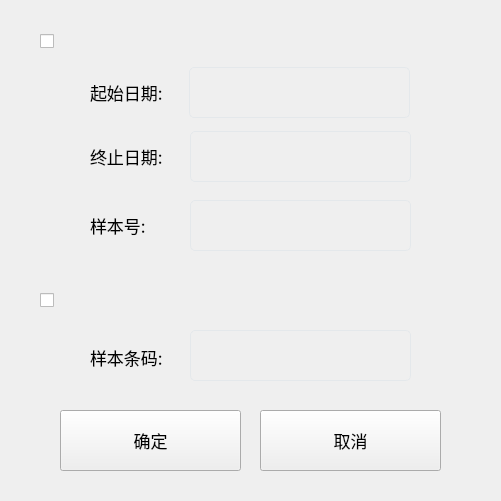
<?xml version="1.0" encoding="utf-8"?>
<ui version="4.0">
  <class>MaskDlgQueryReport</class>
  <widget class="QDialog" name="MaskDlgQueryReport">
    <property name="geometry">
      <rect>
        <x>0</x>
        <y>0</y>
        <width>501</width>
        <height>501</height>
      </rect>
    </property>
    <property name="styleSheet">
      <string notr="true">QFrame#frame{background:#FFFFFF;border-radius:11px;}
</string>
    </property>
    <widget class="QPushButton" name="btnSave">
      <property name="geometry">
        <rect>
          <x>60</x>
          <y>410</y>
          <width>181</width>
          <height>61</height>
        </rect>
      </property>
      <property name="font">
        <font>
          <family>Noto Sans CJK SC</family>
          <pointsize>13</pointsize>
          <weight>50</weight>
          <bold>false</bold>
          <stylestrategy>PreferDefault</stylestrategy>
        </font>
      </property>
      <property name="focusPolicy">
        <enum>Qt::NoFocus</enum>
      </property>
      <property name="styleSheet">
        <string notr="true"></string>
      </property>
      <property name="text">
        <string>确定</string>
      </property>
      <property name="iconSize">
        <size>
          <width>37</width>
          <height>32</height>
        </size>
      </property>
      <property name="checkable">
        <bool>false</bool>
      </property>
      <property name="checked">
        <bool>false</bool>
      </property>
      <property name="autoExclusive">
        <bool>false</bool>
      </property>
    </widget>
    <widget class="QPushButton" name="btnCancel">
      <property name="geometry">
        <rect>
          <x>260</x>
          <y>410</y>
          <width>181</width>
          <height>61</height>
        </rect>
      </property>
      <property name="font">
        <font>
          <family>Noto Sans CJK SC</family>
          <pointsize>13</pointsize>
          <weight>50</weight>
          <bold>false</bold>
          <stylestrategy>PreferDefault</stylestrategy>
        </font>
      </property>
      <property name="focusPolicy">
        <enum>Qt::NoFocus</enum>
      </property>
      <property name="styleSheet">
        <string notr="true"></string>
      </property>
      <property name="text">
        <string>取消</string>
      </property>
      <property name="iconSize">
        <size>
          <width>37</width>
          <height>32</height>
        </size>
      </property>
      <property name="checkable">
        <bool>false</bool>
      </property>
      <property name="checked">
        <bool>false</bool>
      </property>
      <property name="autoExclusive">
        <bool>false</bool>
      </property>
    </widget>
    <widget class="QPushButton" name="btnCalendarEnd">
      <property name="geometry">
        <rect>
          <x>419</x>
          <y>130</y>
          <width>51</width>
          <height>51</height>
        </rect>
      </property>
      <property name="focusPolicy">
        <enum>Qt::NoFocus</enum>
      </property>
      <property name="styleSheet">
        <string notr="true"></string>
      </property>
      <property name="text">
        <string></string>
      </property>
      <property name="iconSize">
        <size>
          <width>26</width>
          <height>26</height>
        </size>
      </property>
      <property name="flat">
        <bool>true</bool>
      </property>
    </widget>
    <widget class="QLabel" name="label_4">
      <property name="geometry">
        <rect>
          <x>90</x>
          <y>141</y>
          <width>101</width>
          <height>31</height>
        </rect>
      </property>
      <property name="font">
        <font>
          <family>Noto Sans CJK SC</family>
          <pointsize>13</pointsize>
        </font>
      </property>
      <property name="text">
        <string>终止日期:</string>
      </property>
    </widget>
    <widget class="QLineEdit" name="ldtEndDate">
      <property name="geometry">
        <rect>
          <x>190</x>
          <y>131</y>
          <width>221</width>
          <height>51</height>
        </rect>
      </property>
      <property name="font">
        <font>
          <family>Noto Sans CJK SC</family>
          <pointsize>-1</pointsize>
          <weight>50</weight>
          <italic>false</italic>
          <bold>false</bold>
        </font>
      </property>
      <property name="focusPolicy">
        <enum>Qt::ClickFocus</enum>
      </property>
      <property name="styleSheet">
        <string notr="true">border:1px solid #E4E8EB;border-radius:5px;padding:2px 4px;background-color: transparent;color:#444444;
font:18px "Noto Sans CJK SC";</string>
      </property>
      <property name="text">
        <string></string>
      </property>
      <property name="alignment">
        <set>Qt::AlignCenter</set>
      </property>
      <property name="readOnly">
        <bool>true</bool>
      </property>
    </widget>
    <widget class="QPushButton" name="btnClose">
      <property name="geometry">
        <rect>
          <x>460</x>
          <y>0</y>
          <width>41</width>
          <height>41</height>
        </rect>
      </property>
      <property name="focusPolicy">
        <enum>Qt::NoFocus</enum>
      </property>
      <property name="text">
        <string></string>
      </property>
      <property name="iconSize">
        <size>
          <width>13</width>
          <height>13</height>
        </size>
      </property>
      <property name="flat">
        <bool>true</bool>
      </property>
    </widget>
    <widget class="QPushButton" name="btnCalendarStart">
      <property name="geometry">
        <rect>
          <x>420</x>
          <y>65</y>
          <width>51</width>
          <height>51</height>
        </rect>
      </property>
      <property name="focusPolicy">
        <enum>Qt::NoFocus</enum>
      </property>
      <property name="styleSheet">
        <string notr="true"></string>
      </property>
      <property name="text">
        <string></string>
      </property>
      <property name="iconSize">
        <size>
          <width>26</width>
          <height>26</height>
        </size>
      </property>
      <property name="flat">
        <bool>true</bool>
      </property>
    </widget>
    <widget class="QLabel" name="label_5">
      <property name="geometry">
        <rect>
          <x>90</x>
          <y>77</y>
          <width>101</width>
          <height>31</height>
        </rect>
      </property>
      <property name="font">
        <font>
          <family>Noto Sans CJK SC</family>
          <pointsize>13</pointsize>
        </font>
      </property>
      <property name="text">
        <string>起始日期:</string>
      </property>
    </widget>
    <widget class="QLineEdit" name="ldtStartDate">
      <property name="geometry">
        <rect>
          <x>189</x>
          <y>67</y>
          <width>221</width>
          <height>51</height>
        </rect>
      </property>
      <property name="font">
        <font>
          <family>Noto Sans CJK SC</family>
          <pointsize>-1</pointsize>
          <weight>50</weight>
          <italic>false</italic>
          <bold>false</bold>
        </font>
      </property>
      <property name="focusPolicy">
        <enum>Qt::ClickFocus</enum>
      </property>
      <property name="styleSheet">
        <string notr="true">border:1px solid #E4E8EB;border-radius:5px;padding:2px 4px;background-color: transparent;color:#444444;
font:18px "Noto Sans CJK SC";</string>
      </property>
      <property name="text">
        <string></string>
      </property>
      <property name="alignment">
        <set>Qt::AlignCenter</set>
      </property>
      <property name="readOnly">
        <bool>true</bool>
      </property>
    </widget>
    <widget class="QCheckBox" name="ckxByDate" native="true">
      <property name="geometry">
        <rect>
          <x>40</x>
          <y>21</y>
          <width>201</width>
          <height>41</height>
        </rect>
      </property>
      <property name="font">
        <font>
          <family>Noto Sans CJK SC</family>
          <pointsize>13</pointsize>
        </font>
      </property>
    </widget>
    <widget class="QLineEdit" name="ldtSampleCode">
      <property name="geometry">
        <rect>
          <x>190</x>
          <y>330</y>
          <width>221</width>
          <height>51</height>
        </rect>
      </property>
      <property name="font">
        <font>
          <family>Noto Sans CJK SC</family>
          <pointsize>-1</pointsize>
          <weight>50</weight>
          <italic>false</italic>
          <bold>false</bold>
        </font>
      </property>
      <property name="focusPolicy">
        <enum>Qt::ClickFocus</enum>
      </property>
      <property name="styleSheet">
        <string notr="true">border:1px solid #E4E8EB;border-radius:5px;padding:2px 4px;background-color: transparent;color:#444444;
font:18px "Noto Sans CJK SC";</string>
      </property>
      <property name="text">
        <string></string>
      </property>
      <property name="alignment">
        <set>Qt::AlignCenter</set>
      </property>
      <property name="readOnly">
        <bool>false</bool>
      </property>
    </widget>
    <widget class="QLabel" name="label_6">
      <property name="geometry">
        <rect>
          <x>90</x>
          <y>347</y>
          <width>101</width>
          <height>21</height>
        </rect>
      </property>
      <property name="font">
        <font>
          <family>Noto Sans CJK SC</family>
          <pointsize>13</pointsize>
        </font>
      </property>
      <property name="text">
        <string>样本条码:</string>
      </property>
    </widget>
    <widget class="QCheckBox" name="ckxBySampleCode" native="true">
      <property name="geometry">
        <rect>
          <x>40</x>
          <y>280</y>
          <width>251</width>
          <height>41</height>
        </rect>
      </property>
      <property name="font">
        <font>
          <family>Noto Sans CJK SC</family>
          <pointsize>13</pointsize>
        </font>
      </property>
    </widget>
    <widget class="QPushButton" name="btnEditBatch">
      <property name="geometry">
        <rect>
          <x>420</x>
          <y>329</y>
          <width>51</width>
          <height>51</height>
        </rect>
      </property>
      <property name="focusPolicy">
        <enum>Qt::NoFocus</enum>
      </property>
      <property name="styleSheet">
        <string notr="true"></string>
      </property>
      <property name="text">
        <string></string>
      </property>
      <property name="iconSize">
        <size>
          <width>26</width>
          <height>26</height>
        </size>
      </property>
      <property name="flat">
        <bool>true</bool>
      </property>
    </widget>
    <widget class="QLabel" name="label_7">
      <property name="geometry">
        <rect>
          <x>90</x>
          <y>210</y>
          <width>81</width>
          <height>31</height>
        </rect>
      </property>
      <property name="font">
        <font>
          <family>Noto Sans CJK SC</family>
          <pointsize>13</pointsize>
        </font>
      </property>
      <property name="text">
        <string>样本号:</string>
      </property>
    </widget>
    <widget class="QLineEdit" name="ldtSampleID">
      <property name="geometry">
        <rect>
          <x>190</x>
          <y>200</y>
          <width>221</width>
          <height>51</height>
        </rect>
      </property>
      <property name="font">
        <font>
          <family>Noto Sans CJK SC</family>
          <pointsize>-1</pointsize>
          <weight>50</weight>
          <italic>false</italic>
          <bold>false</bold>
        </font>
      </property>
      <property name="focusPolicy">
        <enum>Qt::ClickFocus</enum>
      </property>
      <property name="styleSheet">
        <string notr="true">border:1px solid #E4E8EB;border-radius:5px;padding:2px 4px;background-color: transparent;color:#444444;
font:18px "Noto Sans CJK SC";</string>
      </property>
      <property name="text">
        <string></string>
      </property>
      <property name="alignment">
        <set>Qt::AlignCenter</set>
      </property>
      <property name="readOnly">
        <bool>false</bool>
      </property>
    </widget>
  </widget>
</ui>
